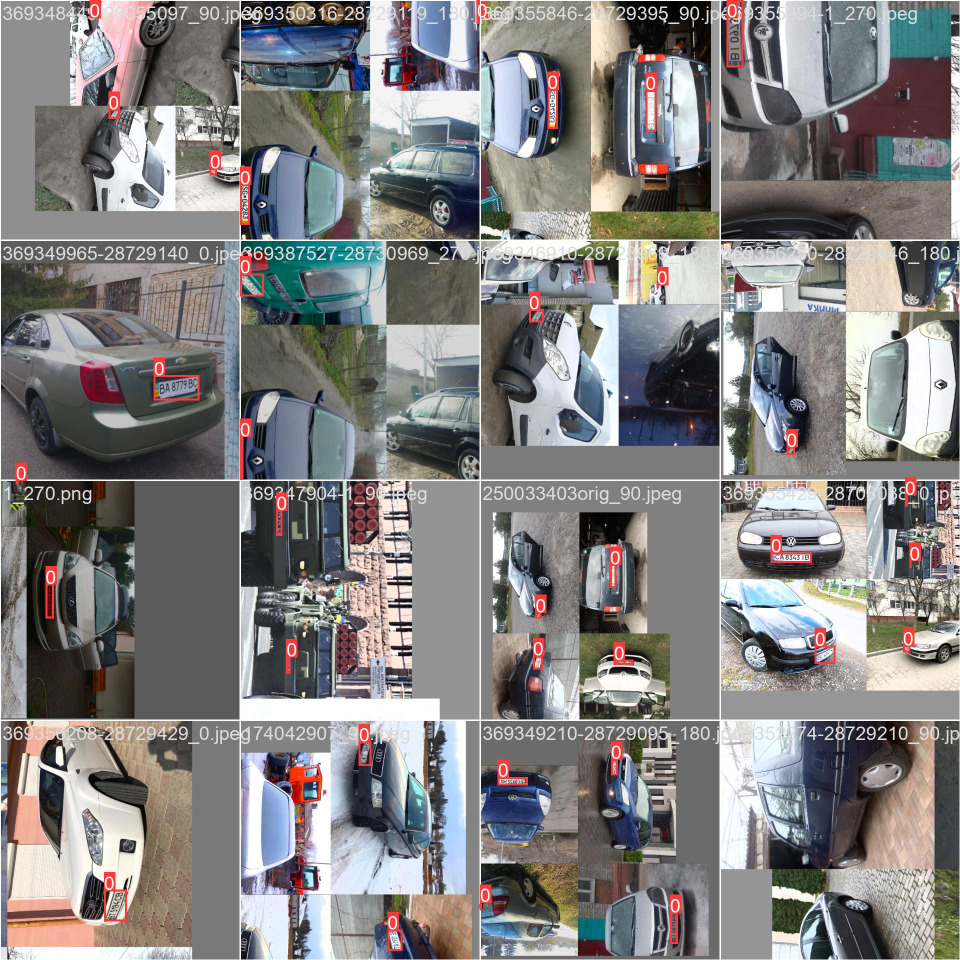
#> input picture numberplate_ukr/runs/detect/train/train_batch2.jpg, 1920 x 1920 px (shown at 1/2 size)
$ python -i imageprocessing.py   (imports and definitions only)   (older library calls are emulated)
#> lines starting #> are read from the running program, lines starting #| are printed output that depends on the picture
import math
import numpy as np
import cv2
from typing import List, Union
from scipy.spatial import ConvexHull


# [198 lines left out: functions fline, distance, linear_line_matrix, get_y_by_matrix, find_distances, rotate and 7 more, not called in this run]


def normalize(img: np.ndarray) -> np.ndarray:
    img = cv2.cvtColor(img, cv2.COLOR_RGB2GRAY)
    return normalize_color(img)


# [54 lines left out: functions normalize_color, order_points_old, not called in this run]


def fix_clockwise2(target_points: np.ndarray or List) -> np.ndarray:
    return order_points_old(np.array(target_points))


# [278 lines left out: functions minimum_bounding_rectangle, detect_intersection, find_min_x_idx, grab_rotation_matrix, rotate_im, get_corners and 4 more, not called in this run]


def normalize_img(img: np.ndarray,
                  height: int = 64,
                  width: int = 295,
                  to_gray: bool = False,
                  with_aug: bool = False) -> np.ndarray:
    if with_aug:
        from nomeroff_net.tools.augmentations import aug
        imgs = aug([img])
        img = imgs[0]
    if to_gray and img.shape[-1] == 3:
        img = cv2.cvtColor(img, cv2.COLOR_RGB2GRAY)
    if not to_gray and len(img.shape) == 2:
        img = cv2.cvtColor(img, cv2.COLOR_GRAY2RGB)
    img = cv2.resize(img, (width, height))
    img = cv2.normalize(img, None, alpha=0, beta=1, norm_type=cv2.NORM_MINMAX, dtype=cv2.CV_32F)

    if to_gray:
        img = np.reshape(img, [*img.shape, 1])
    return img


# [44 lines left out: functions crop_image, crop_number_plate_zones_from_images, crop_number_plate_rect_zones_from_images, group_by_image_ids, not called in this run]

>>> import cv2
>>> picture = cv2.cvtColor(cv2.imread('runs/detect/train/train_batch2.jpg'), cv2.COLOR_BGR2RGB)
>>> result = normalize_img(picture)
#> in normalize_img, `img = cv2.resize(img, (width, height))`:
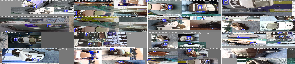
#> img: shape (64, 295, 3); mean of channels 0, 1, 2 130.6, 129.1, 129; drawn as B, G, R

$ run again, on numberplate_ukr/runs/detect/train/val_batch1_pred.jpg
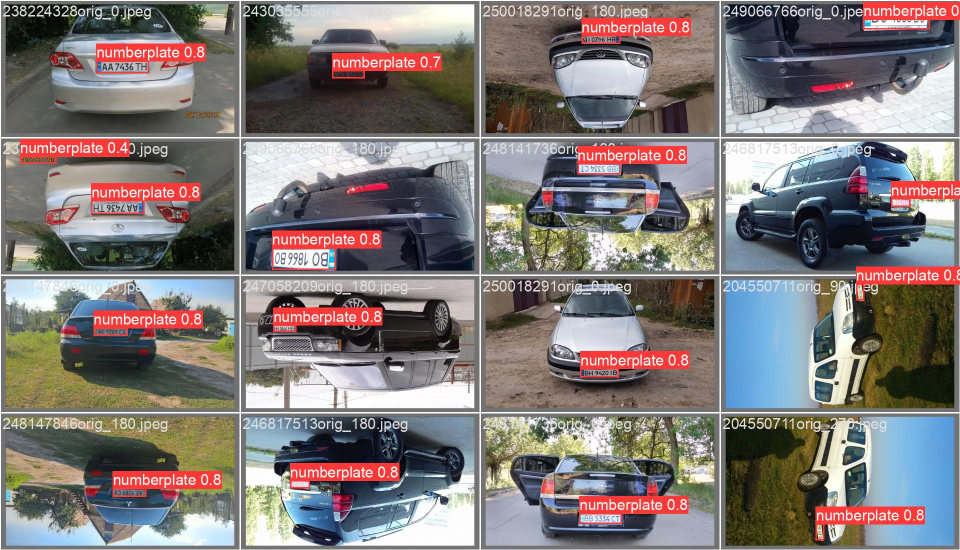
#> input picture numberplate_ukr/runs/detect/train/val_batch1_pred.jpg, 1920 x 1100 px (shown at 1/2 size)
#> in normalize_img, `img = cv2.resize(img, (width, height))`:
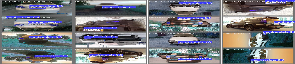
#> img: shape (64, 295, 3); mean of channels 0, 1, 2 123.9, 117.9, 116.4; drawn as B, G, R
